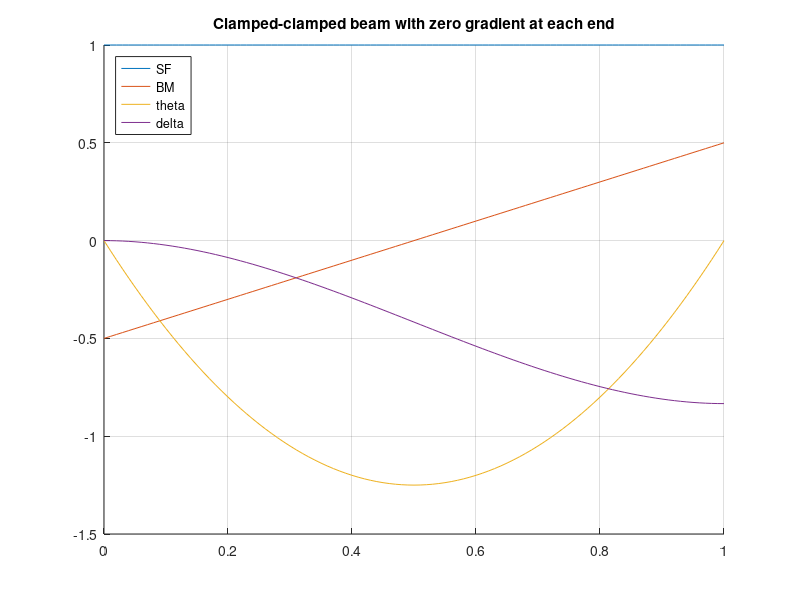
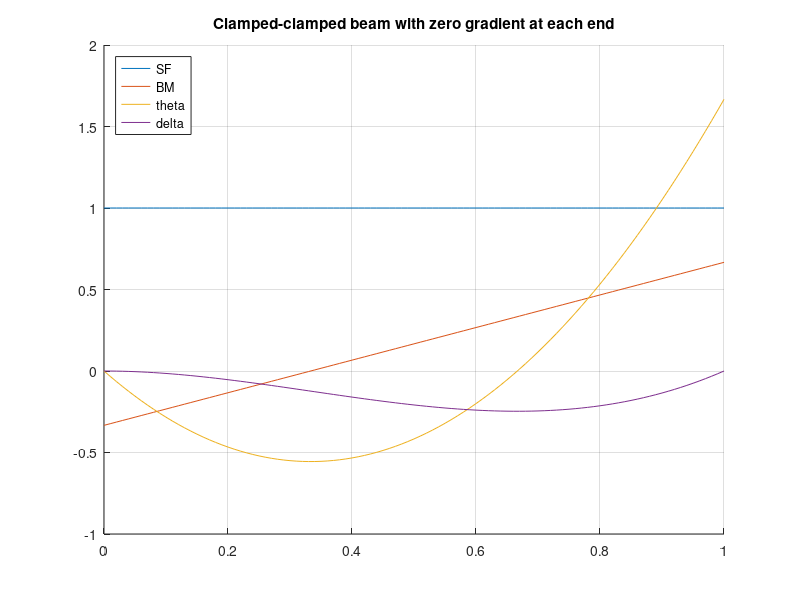
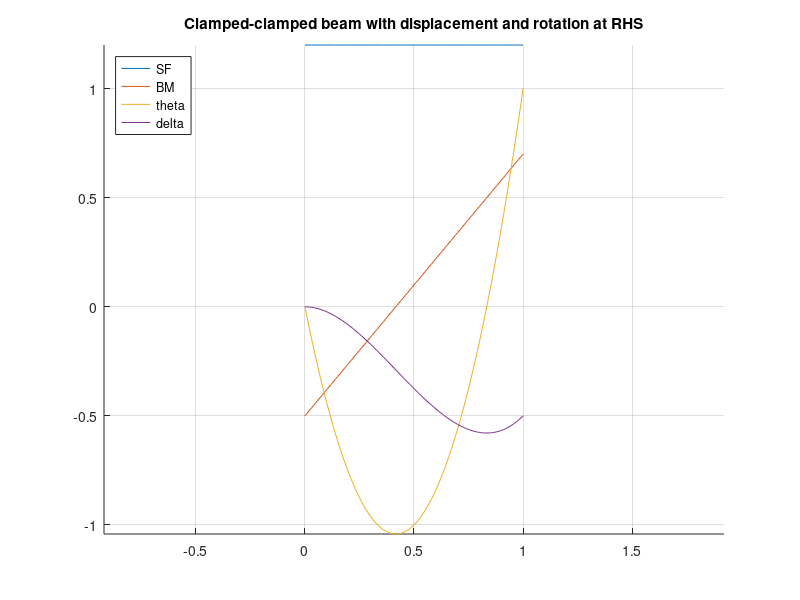

These charts were generated, in order, by the following MATLAB code:
%
% Little script that plots the SF, BM, Slope and Displacment curves for 
% a simply supported beam under some boundary conditions
%

P1 = 1;             % P1 (for clamped-clamped beam with zero gradient at each end)
P2 = 1;             % P2 (for clamped-clamped beam with some gradient at RHS end)

EI = 0.1;           % Properties of the beam

L = 1;              % Length of the beam
x = [0:L/100:L];    % x-coordinates to plot the curves over

%---------------------
% Case 1 - clamped-clamped beam with zero gradient at each end
P = P1;
SF1 = P.*ones(size(x));
BM1 = P.*x - (P*L/2);
theta1 = (1/EI).*((P/2).*(x.^2) - (P*L/2).*x);
delta1 = (1/EI).*((P/6).*(x.^3) - (P*L/4).*(x.^2));

figure;hold on;
plot(x,[SF1;BM1;theta1;delta1])
hold off
legend('SF','BM','theta','delta','Location','NorthWest')
grid
title('Clamped-clamped beam with zero gradient at each end')

%---------------------
% Case 2 - clamped-clamped beam with some gradient at RHS end
P = P2;
SF1 = P.*ones(size(x));
BM1 = P.*x - (P*L/3);
theta1 = (1/EI).*((P/2).*(x.^2) - (P*L/3).*x);
delta1 = (1/EI).*((P/6).*(x.^3) - (P*L/6).*(x.^2));

figure;hold on;
plot(x,[SF1;BM1;theta1;delta1])
hold off
legend('SF','BM','theta','delta','Location','NorthWest')
grid
title('Clamped-clamped beam with zero gradient at each end')


%--------------------
% Superpose results given displacment and angle at RHS
delta = -0.5;  % Unit displacement
theta = 1;  % 45degree angle

Pdisp = -1*(delta.*EI)*12./(L.^3);
Pangl = (theta.*EI)*6./(L.^2);

P = Pdisp;
SF1 = P.*ones(size(x));
BM1 = P.*x - (P*L/2);
theta1 = (1/EI).*((P/2).*(x.^2) - (P*L/2).*x);
delta1 = (1/EI).*((P/6).*(x.^3) - (P*L/4).*(x.^2));

P = Pangl;
SF2 = P.*ones(size(x));
BM2 = P.*x - (P*L/3);
theta2 = (1/EI).*((P/2).*(x.^2) - (P*L/3).*x);
delta2 = (1/EI).*((P/6).*(x.^3) - (P*L/6).*(x.^2));

SF = SF1 + SF2;
BM = BM1 + BM2;
theta = theta1 + theta2;
delta = delta1 + delta2;

figure;hold on;
plot(x,[SF;BM;theta;delta])
hold off
legend('SF','BM','theta','delta','Location','NorthWest')
grid
title('Clamped-clamped beam with displacement and rotation at RHS')
axis equal

Prhs = Pdisp + Pangl;
Mrhs = (Pdisp.*L/2) + (2.*Pangl.*L/3);
disp(['Force at RHS = ' num2str(Prhs)])
disp(['Moment at RHS = ' num2str(Mrhs)])
